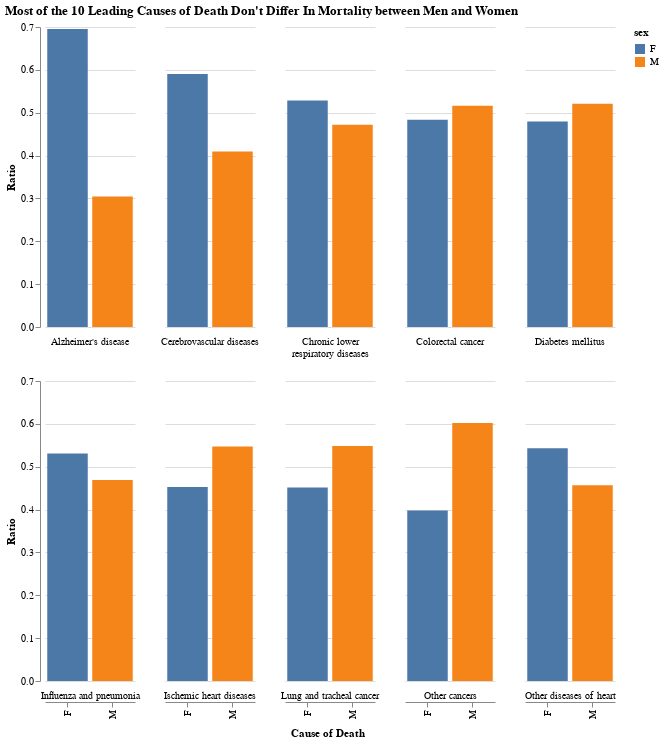

The code cell stored with this chart in its notebook:
### Code cell
title = "Most of the 10 Leading Causes of Death Don't Differ In Mortality between Men and Women"
alt.Chart(top_sex_counts, title=title).mark_bar().encode(
    x=alt.X('sex:N', axis=alt.Axis(title="")),
    y=alt.Y('ratio:Q', axis=alt.Axis(title="Ratio")),
    color='sex:N', 
    facet=alt.Facet('39_cause_recode:N', 
                      header=alt.Header(title="Cause of Death", 
                                        titleOrient="bottom",
                                        labelOrient="bottom"),
                    columns=5,
                    spacing=0)
).configure(
    lineBreak="\n"
).configure_view(
    stroke='transparent'
).properties(width=90)

### Figure 1 — Vega-Lite specification as saved in the notebook (floating-point values rounded to 4 significant figures)
{"config": {"view": {"continuousWidth": 400, "continuousHeight": 300, "stroke": "transparent"}, "lineBreak": "\n"}, "data": {"name": "data-002a156cbf2c1e148db0912bd02505e8"}, "mark": "bar", "encoding": {"color": {"type": "nominal", "field": "sex"}, "facet": {"type": "nominal", "columns": 5, "field": "39_cause_recode", "header": {"labelOrient": "bottom", "title": "Cause of Death", "titleOrient": "bottom"}, "spacing": 0}, "x": {"type": "nominal", "axis": {"title": ""}, "field": "sex"}, "y": {"type": "quantitative", "axis": {"title": "Ratio"}, "field": "ratio"}}, "title": "Most of the 10 Leading Causes of Death Don't Differ In Mortality between Men and Women", "width": 90, "$schema": "https://vega.github.io/schema/vega-lite/v4.8.1.json", "datasets": {"data-002a156cbf2c1e148db0912bd02505e8": [{"39_cause_recode": "Alzheimer's disease", "sex": "F", "ratio": 0.6953}, {"39_cause_recode": "Alzheimer's disease", "sex": "M", "ratio": 0.3047}, {"39_cause_recode": "Cerebrovascular diseases", "sex": "F", "ratio": 0.5906}, {"39_cause_recode": "Cerebrovascular diseases", "sex": "M", "ratio": 0.4094}, {"39_cause_recode": "Chronic lower\nrespiratory diseases", "sex": "F", "ratio": 0.5283}, {"39_cause_recode": "Chronic lower\nrespiratory diseases", "sex": "M", "ratio": 0.4717}, {"39_cause_recode": "Colorectal cancer", "sex": "F", "ratio": 0.4836}, {"39_cause_recode": "Colorectal cancer", "sex": "M", "ratio": 0.5164}, {"39_cause_recode": "Diabetes mellitus", "sex": "F", "ratio": 0.4792}, {"39_cause_recode": "Diabetes mellitus", "sex": "M", "ratio": 0.5208}, {"39_cause_recode": "Influenza and pneumonia", "sex": "F", "ratio": 0.5309}, {"39_cause_recode": "Influenza and pneumonia", "sex": "M", "ratio": 0.4691}, {"39_cause_recode": "Ischemic heart diseases", "sex": "F", "ratio": 0.4529}, {"39_cause_recode": "Ischemic heart diseases", "sex": "M", "ratio": 0.5471}, {"39_cause_recode": "Lung and tracheal cancer", "sex": "F", "ratio": 0.4516}, {"39_cause_recode": "Lung and tracheal cancer", "sex": "M", "ratio": 0.5484}, {"39_cause_recode": "Other cancers", "sex": "F", "ratio": 0.3977}, {"39_cause_recode": "Other cancers", "sex": "M", "ratio": 0.6023}, {"39_cause_recode": "Other diseases of heart", "sex": "F", "ratio": 0.5433}, {"39_cause_recode": "Other diseases of heart", "sex": "M", "ratio": 0.4567}]}}
